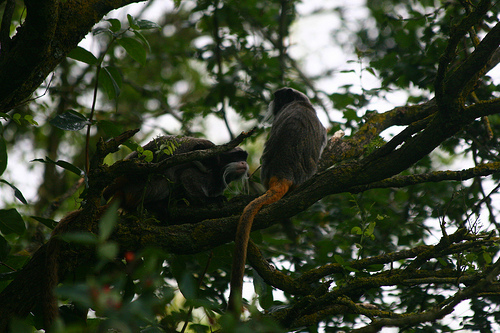
#> input picture Data/Colorization/test/ILSVRC2012_test_00003290.JPEG, 500 x 333 px; its folder holds 2 pictures in this run
$ python mirror.py ../Data/Colorization/test ../Data/Colorization/test/ILSVRC2012_test_00036760.JPEG
#> lines starting #> are read from the running program, lines starting #| are printed output that depends on the picture
from PIL import Image
import numpy as np
from tqdm import tqdm
import os
import sys


def main(target_dir, output_dir):
#> called with target_dir = '../Data/Colorization/test'
    for filename in tqdm(os.listdir(target_dir)):
        try:
            im = np.array(Image.open(target_dir + '/' + filename))
#> im is the input picture: shape (333, 500, 3); mean R, G, B 59.1, 67.4, 49.4
            im = np.fliplr(im)
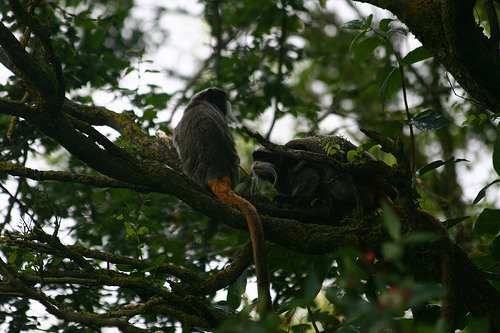
#> im: shape (333, 500, 3); mean R, G, B 59.1, 67.4, 49.4
            new_name = filename.split('.')[0] + '_mirror.jpg'
            new_name = ''.join(new_name)
            Image.fromarray(im).save(output_dir + '/' + new_name)
        except Exception as e:
            print('Uh oh! Image {} failed: {}'.format(filename, str(e)))
            print('Continue? [Y/n] ', end='')
            d = input()
            if d.lower() != 'y':
                break
#> pass 2 of the loop in main, `for filename in tqdm(os.listdir(target_dir)):`:
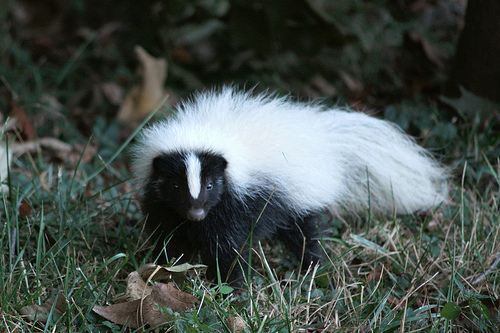
#> input picture Data/Colorization/test/ILSVRC2012_test_00036760.JPEG, 500 x 333 px
#> in main, im is the input picture: shape (333, 500, 3); mean R, G, B 71.1, 80.3, 75.7
#> in main, `im = np.fliplr(im)`:
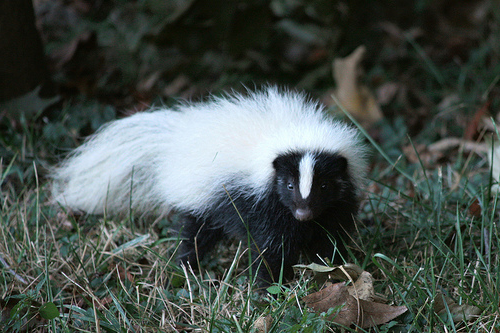
#> im: shape (333, 500, 3); mean R, G, B 71.1, 80.3, 75.7


if __name__ == '__main__':
    if len(sys.argv) < 3:
        print('Usage: python3 {} [input directory] [output directory]'.format(sys.argv[0]))
    else:
        main(sys.argv[1], sys.argv[2])
